Frame 1 (no input): blank canvas, image omitted
Frame 60 (the mouse pressed at the canvas centre just before this capture): blank canvas, image omitted
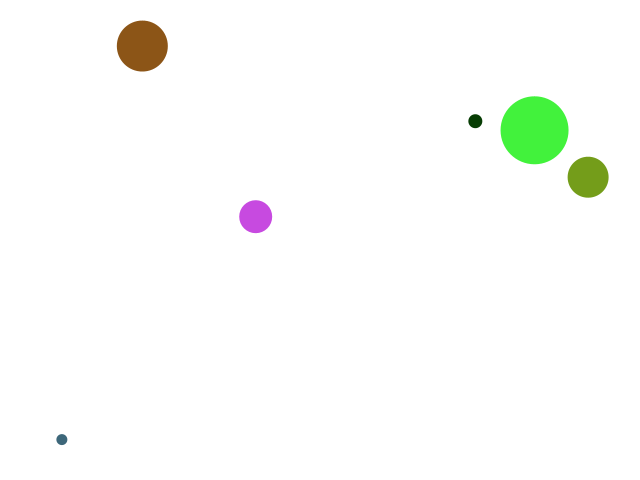
Frame 120 (the mouse held since frame 60 and released just before this capture)

The Processing sketch whose frames 1 and 60 were blank and that drew this single picture after the mouse press (run headless with seeded random() and noise(); from frame 60 on, the mouse is pressed at the canvas centre):

// Processing sketch: Sketch3
// ── Sketch3.pde
ArrayList<Dot> dots;

void setup() {

  size(640, 480);
  dots = new ArrayList<Dot>();
  //dots.add(new Dot(width/2,height/2));
  
}

void update() {

  
  
  
}
void draw() {
background(255, 200);

smooth(); 

  for(int i = 0; i <= dots.size()-1; i++){
    Dot dot = dots.get(i);
    dot.update();
    dot.display();
    dot.bounce();
  }
  
}

void mousePressed() {
  dots.add(new Dot(mouseX,mouseY));
  dots.add(new Dot(mouseX,mouseY));
  dots.add(new Dot(mouseX,mouseY));
  dots.add(new Dot(mouseX,mouseY));
  dots.add(new Dot(mouseX,mouseY));
  dots.add(new Dot(mouseX,mouseY));
}
// ── Dot.pde
class Dot {
  
  //POSITION & SIZE
  float x;
  float y;
  int size = (int)random(10,100);
  
  //COLORS
  int col1 = (int)random(255);
  int col2 = (int)random(255);
  int col3 = (int)random(255);
  
  //SPEEDS
  
  float speedX = random(-5.0,5.0);
  float speedY = random(-5.0,5.0);
  
  //constructor
  Dot (float tempX, float tempY) {
  
    x = tempX;
    y = tempY; 
  
  }
  
  void setPosition(int _x, int _y){
    x = _x;
    y = _y;
  }
  
  void display() {
    noStroke();
    fill(col1, col2, col3);
    ellipse(x,y,size,size);
    println("x = " + str(x));
    println("y = " + str(y));

  }
  
  void update() {
    //makes dots move
    x += speedX;
    y += speedY;
  }
  
  void bounce() {
  // boucnes dots off edges 
   if (x <= 0 || x >= width) {
    speedX *= -1;
  }

  if (y <= 0 || y >= height) {
    speedY *= -1;
  }
  }
  
}
